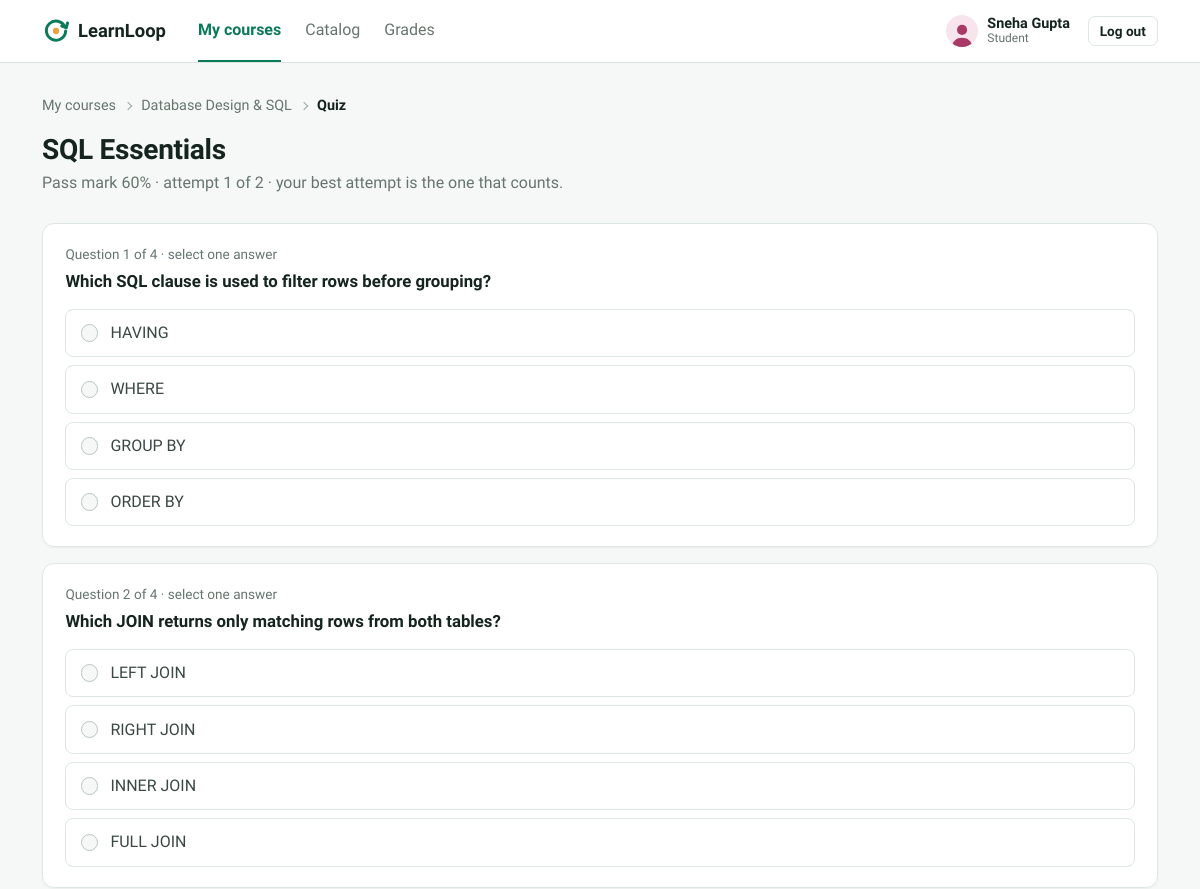
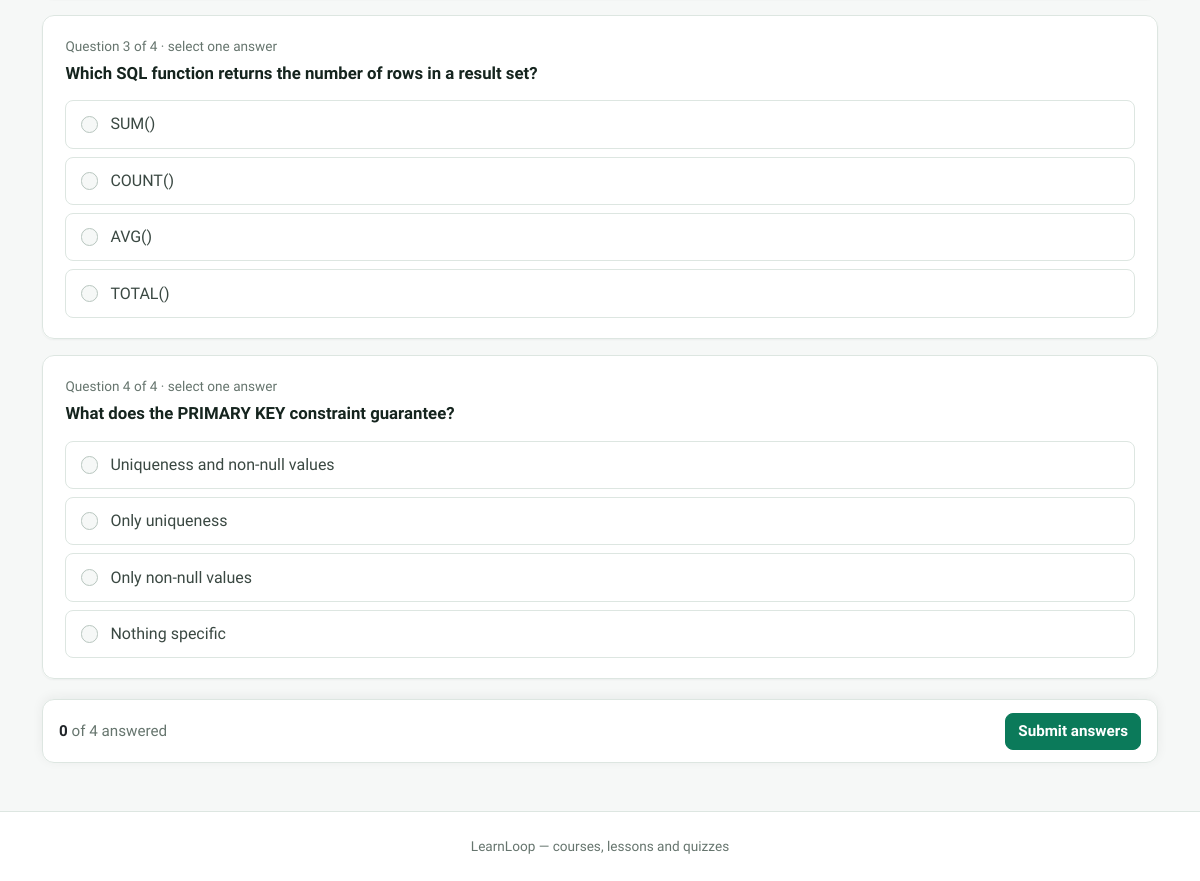
/index.php?route=student/quiz/take&course_id=4 (signed in), run on the app's committed database (2 pictures, top to bottom).
### tables this page shows
CREATE TABLE quizzes (
    id                    INT AUTO_INCREMENT PRIMARY KEY,
    course_id             INT NOT NULL,
    title                 VARCHAR(150) NOT NULL,
    pass_threshold_pct    INT NOT NULL DEFAULT 60,
    max_attempts          INT NOT NULL DEFAULT 2,
    created_at            TIMESTAMP NOT NULL DEFAULT CURRENT_TIMESTAMP,
    FOREIGN KEY (course_id) REFERENCES courses(id) ON DELETE CASCADE,
    UNIQUE KEY uniq_course_quiz (course_id)
);

CREATE TABLE quiz_questions (
    id                INT AUTO_INCREMENT PRIMARY KEY,
    quiz_id           INT NOT NULL,
    question_text     TEXT NOT NULL,
    question_type     ENUM('single','multi') NOT NULL DEFAULT 'single',
    sort_order        INT NOT NULL,
    FOREIGN KEY (quiz_id) REFERENCES quizzes(id) ON DELETE CASCADE,
    KEY idx_questions_quiz (quiz_id)
);

CREATE TABLE quiz_options (
    id                INT AUTO_INCREMENT PRIMARY KEY,
    question_id       INT NOT NULL,
    option_text       VARCHAR(255) NOT NULL,
    is_correct        TINYINT(1) NOT NULL DEFAULT 0,
    sort_order        INT NOT NULL,
    FOREIGN KEY (question_id) REFERENCES quiz_questions(id) ON DELETE CASCADE,
    KEY idx_options_question (question_id)
);

### app/controllers/StudentController.php (called while the page is built, shortened)
<?php
require_once __DIR__ . '/../models/Course.php';
require_once __DIR__ . '/../models/Enrollment.php';
require_once __DIR__ . '/../models/Quiz.php';
require_once __DIR__ . '/../models/QuizQuestion.php';
require_once __DIR__ . '/../models/QuizAttempt.php';
class StudentController
{
    private function enrolledCourseOrFail(int $courseId): array
    {
        $course = Course::find($courseId);
        if (!$course || !Enrollment::isEnrolled(Auth::id(), $courseId)) {
            http_response_code(404);
            require __DIR__ . '/../views/errors/404.php';
            exit;
        }
        return $course;
    }
    public function quizTake(): void
    {
        $course = $this->enrolledCourseOrFail((int)($_GET['course_id'] ?? 0));
        $quiz = Quiz::findByCourse((int)$course['id']);
        $attemptsUsed = QuizAttempt::countForStudent((int)$quiz['id'], Auth::id());
        $attemptsRemaining = (int)$quiz['max_attempts'] - $attemptsUsed;
        $questions = $attemptsRemaining > 0 ? QuizQuestion::byQuizWithOptions((int)$quiz['id']) : [];
        require __DIR__ . '/../views/student/quiz_take.php';
    }
}

### public/index.php (called while the page is built, shortened)
<?php
require_once __DIR__ . '/../core/helpers.php';
require_once __DIR__ . '/../core/Database.php';
require_once __DIR__ . '/../core/Auth.php';
require_once __DIR__ . '/../app/models/Course.php';
require_once __DIR__ . '/../app/models/Enrollment.php';
require_once __DIR__ . '/../app/models/Quiz.php';
require_once __DIR__ . '/../app/models/QuizQuestion.php';
require_once __DIR__ . '/../app/models/QuizOption.php';
require_once __DIR__ . '/../app/models/QuizAttempt.php';
require_once __DIR__ . '/../app/controllers/StudentController.php';
$router = new Router();
$router->get('login', fn() => (new AuthController())->showLogin());
$router->post('login', fn() => (new AuthController())->login());
$router->post('logout', fn() => (new AuthController())->logout());
$router->get('admin/dashboard', fn() => (new AdminController())->dashboard());
$router->get('admin/courses', fn() => (new AdminController())->courses());
$router->get('admin/courses/create', fn() => (new AdminController())->courseCreateForm());
$router->post('admin/courses/store', fn() => (new AdminController())->courseStore());
$router->get('admin/courses/edit', fn() => (new AdminController())->courseEditForm());
$router->post('admin/courses/update', fn() => (new AdminController())->courseUpdate());
$router->post('admin/courses/status', fn() => (new AdminController())->courseStatus());
$router->get('admin/users', fn() => (new AdminController())->users());
$router->get('admin/users/create', fn() => (new AdminController())->userCreateForm());
$router->post('admin/users/store', fn() => (new AdminController())->userStore());
$router->post('admin/users/status', fn() => (new AdminController())->userStatus());
$router->get('admin/analytics', fn() => (new AdminController())->analytics());
$router->get('instructor/dashboard', fn() => (new InstructorController())->dashboard());
$router->get('instructor/courses', fn() => (new InstructorController())->courses());
$router->get('instructor/courses/edit', fn() => (new InstructorController())->courseEditForm());
$router->post('instructor/courses/update', fn() => (new InstructorController())->courseUpdate());
$router->get('instructor/lessons', fn() => (new InstructorController())->lessons());
$router->get('instructor/lessons/create', fn() => (new InstructorController())->lessonCreateForm());
$router->post('instructor/lessons/store', fn() => (new InstructorController())->lessonStore());
$router->get('instructor/lessons/edit', fn() => (new InstructorController())->lessonEditForm());
$router->post('instructor/lessons/update', fn() => (new InstructorController())->lessonUpdate());
$router->post('instructor/lessons/delete', fn() => (new InstructorController())->lessonDelete());
$router->post('instructor/lessons/move', fn() => (new InstructorController())->lessonMove());
$router->get('instructor/quiz', fn() => (new InstructorController())->quiz());
$router->post('instructor/quiz/store', fn() => (new InstructorController())->quizStore());
$router->get('instructor/quiz/questions/create', fn() => (new InstructorController())->questionCreateForm());
$router->post('instructor/quiz/questions/store', fn() => (new InstructorController())->questionStore());
$router->get('instructor/quiz/questions/edit', fn() => (new InstructorController())->questionEditForm());
$router->post('instructor/quiz/questions/update', fn() => (new InstructorController())->questionUpdate());
$router->post('instructor/quiz/questions/delete', fn() => (new InstructorController())->questionDelete());
$router->get('instructor/gradebook', fn() => (new InstructorController())->gradebook());
$router->get('student/dashboard', fn() => (new StudentController())->dashboard());
$router->get('student/catalog', fn() => (new StudentController())->catalog());
$router->post('student/enroll', fn() => (new StudentController())->enroll());
$router->get('student/courses/view', fn() => (new StudentController())->courseView());
$router->get('student/lessons/view', fn() => (new StudentController())->lessonView());
$router->post('student/lessons/complete', fn() => (new StudentController())->lessonComplete());
$router->get('student/quiz/take', fn() => (new StudentController())->quizTake());
$router->post('student/quiz/submit', fn() => (new StudentController())->quizSubmit());
$router->get('student/quiz/result', fn() => (new StudentController())->quizResult());
$router->get('student/grades', fn() => (new StudentController())->grades());
$route = $_GET['route'] ?? '';
$router->dispatch($_SERVER['REQUEST_METHOD'], $route);

### core/Router.php (called while the page is built, shortened)
<?php
class Router
{
    private array $routes = ['GET' => [], 'POST' => []];
    public function get(string $route, callable $handler): void
    {
        $this->routes['GET'][$route] = $handler;
    }
    public function post(string $route, callable $handler): void
    {
        $this->routes['POST'][$route] = $handler;
    }
    public function dispatch(string $method, string $route): void
    {
        $handler = $this->routes[$method][$route] ?? null;
        try {
            $handler();
        } catch (Throwable $e) {
            error_log($e->getMessage());
            http_response_code(500);
            require __DIR__ . '/../app/views/errors/500.php';
        }
    }
}

### config/database.php (called while the page is built)
<?php
return [
    'host'     => '127.0.0.1',
    'port'     => 3306,
    'database' => 'learnloop',
    'username' => 'root',
    'password' => '',
    'charset'  => 'utf8mb4',
];

### core/Database.php (called while the page is built)
<?php
class Database
{
    private static ?PDO $instance = null;
    public static function connect(): PDO
    {
        if (self::$instance === null) {
            $config = require __DIR__ . '/../config/database.php';
            $dsn = sprintf(
                'mysql:host=%s;port=%d;dbname=%s;charset=%s',
                $config['host'],
                $config['port'],
                $config['database'],
                $config['charset']
            );
            self::$instance = new PDO($dsn, $config['username'], $config['password'], [
                PDO::ATTR_ERRMODE            => PDO::ERRMODE_EXCEPTION,
                PDO::ATTR_DEFAULT_FETCH_MODE => PDO::FETCH_ASSOC,
                PDO::ATTR_EMULATE_PREPARES   => false,
            ]);
        }
        return self::$instance;
    }
}

### app/models/Course.php (called while the page is built, shortened)
<?php
require_once __DIR__ . '/../../core/Database.php';
class Course
{
    private static function baseSelect(): string
    {
        return "SELECT c.*, u.name AS instructor_name,
                        (SELECT COUNT(*) FROM lessons l WHERE l.course_id = c.id) AS lesson_count,
                        (SELECT COUNT(*) FROM enrollments e WHERE e.course_id = c.id) AS enrollment_count
                 FROM courses c
                 JOIN users u ON u.id = c.instructor_id";
    }
    public static function find(int $id): ?array
    {
        $stmt = Database::connect()->prepare(self::baseSelect() . ' WHERE c.id = ?');
        $stmt->execute([$id]);
        return $stmt->fetch() ?: null;
    }
}

### core/Auth.php (called while the page is built, shortened)
<?php
require_once __DIR__ . '/Database.php';
class Auth
{
    public static function id(): ?int
    {
        return $_SESSION['user_id'] ?? null;
    }
}

### app/models/Enrollment.php (called while the page is built, shortened)
<?php
require_once __DIR__ . '/../../core/Database.php';
class Enrollment
{
    public static function isEnrolled(int $studentId, int $courseId): bool
    {
        $stmt = Database::connect()->prepare(
            'SELECT COUNT(*) FROM enrollments WHERE student_id = ? AND course_id = ?'
        );
        $stmt->execute([$studentId, $courseId]);
        return (int)$stmt->fetchColumn() > 0;
    }
}

### app/models/Quiz.php (called while the page is built, shortened)
<?php
require_once __DIR__ . '/../../core/Database.php';
class Quiz
{
    public static function findByCourse(int $courseId): ?array
    {
        $stmt = Database::connect()->prepare('SELECT * FROM quizzes WHERE course_id = ?');
        $stmt->execute([$courseId]);
        return $stmt->fetch() ?: null;
    }
}

### app/models/QuizAttempt.php (called while the page is built, shortened)
<?php
require_once __DIR__ . '/../../core/Database.php';
class QuizAttempt
{
    public static function countForStudent(int $quizId, int $studentId): int
    {
        $stmt = Database::connect()->prepare(
            'SELECT COUNT(*) FROM quiz_attempts WHERE quiz_id = ? AND student_id = ?'
        );
        $stmt->execute([$quizId, $studentId]);
        return (int)$stmt->fetchColumn();
    }
}

### app/models/QuizQuestion.php (called while the page is built, shortened)
<?php
require_once __DIR__ . '/../../core/Database.php';
require_once __DIR__ . '/QuizOption.php';
class QuizQuestion
{
    public static function byQuiz(int $quizId): array
    {
        $stmt = Database::connect()->prepare('SELECT * FROM quiz_questions WHERE quiz_id = ? ORDER BY sort_order');
        $stmt->execute([$quizId]);
        return $stmt->fetchAll();
    }
    public static function byQuizWithOptions(int $quizId): array
    {
        $questions = self::byQuiz($quizId);
        foreach ($questions as &$q) {
            $q['options'] = QuizOption::byQuestion((int)$q['id']);
        }
        return $questions;
    }
}

### app/models/QuizOption.php (called while the page is built, shortened)
<?php
require_once __DIR__ . '/../../core/Database.php';
class QuizOption
{
    public static function byQuestion(int $questionId): array
    {
        $stmt = Database::connect()->prepare('SELECT * FROM quiz_options WHERE question_id = ? ORDER BY sort_order');
        $stmt->execute([$questionId]);
        return $stmt->fetchAll();
    }
}

### app/views/student/quiz_take.php (the view, shortened to what this page needs)
<?php $pageTitle = $quiz['title']; require __DIR__ . '/../partials/header.php'; require __DIR__ . '/../partials/navbar.php'; ?>
<?php
require __DIR__ . '/../partials/breadcrumbs.php';
?>
<div class="ll-page-head">
    <div>
        <h1 class="ll-page-title"><?= e($quiz['title']) ?></h1>
        <p class="ll-page-sub">Pass mark <?= (int)$quiz['pass_threshold_pct'] ?>%<?= $attemptsRemaining > 0 ? ' · attempt ' . ($attemptsUsed + 1) . ' of ' . (int)$quiz['max_attempts'] : '' ?> · your best attempt is the one that counts.</p>
    </div>
</div>
<?php if ($attemptsRemaining <= 0): ?>
    <div class="card"><div class="ll-empty">
        <strong>You've used all <?= (int)$quiz['max_attempts'] ?> attempts</strong>
        Your best score is the one that counts.
        <div class="mt-3"><a href="/index.php?route=student/courses/view&id=<?= (int)$course['id'] ?>" class="btn btn-outline-primary">Back to the course</a></div>
    </div></div>
<?php elseif (empty($questions)): ?>
    <div class="card"><div class="ll-empty"><strong>No questions yet</strong>The instructor hasn't added questions to this quiz.</div></div>
<?php else: ?>
    <form method="POST" action="/index.php?route=student/quiz/submit" id="quiz-form">
        <?php foreach ($questions as $i => $q): ?>
            <fieldset class="ll-question-card">
                <div class="ll-q-label">Question <?= $i + 1 ?> of <?= count($questions) ?> · <?= $q['question_type'] === 'multi' ? 'select all that apply' : 'select one answer' ?></div>
                <div class="ll-q-text"><?= e($q['question_text']) ?></div>
                <?php foreach ($q['options'] as $opt): ?>
                    <label class="ll-option" for="opt<?= (int)$opt['id'] ?>">
                        <?php if ($q['question_type'] === 'multi'): ?>
                            <input class="form-check-input" type="checkbox" name="answers[<?= (int)$q['id'] ?>][]" value="<?= (int)$opt['id'] ?>" id="opt<?= (int)$opt['id'] ?>">
                        <?php else: ?>
                            <input class="form-check-input" type="radio" name="answers[<?= (int)$q['id'] ?>]" value="<?= (int)$opt['id'] ?>" id="opt<?= (int)$opt['id'] ?>">
                        <?php endif; ?>
                        <span><?= e($opt['option_text']) ?></span>
                    </label>
                <?php endforeach; ?>
            </fieldset>
        <?php endforeach; ?>
        <div class="ll-submit-bar">
            <span class="ll-answered"><strong class="text-body tnum" id="answered-count">0</strong> of <?= count($questions) ?> answered</span>
            <button type="submit" class="btn btn-primary">Submit answers</button>
        </div>
    </form>
<?php endif; ?>
<?php require __DIR__ . '/../partials/footer.php'; ?>

### data on the page
quizzes: title "SQL Essentials", pass_threshold_pct "60", max_attempts "2"
quiz_questions: count($questions) "4", question_type "select one answer", question_text "Which SQL clause is used to filter rows before grouping?"
quiz_options: option_text "HAVING"
quiz_options: option_text "WHERE"
quiz_options: option_text "GROUP BY"
quiz_options: option_text "ORDER BY"
quiz_questions: count($questions) "4", question_type "select one answer", question_text "Which JOIN returns only matching rows from both tables?"
quiz_options: option_text "LEFT JOIN"
quiz_options: option_text "RIGHT JOIN"
quiz_options: option_text "INNER JOIN"
quiz_options: option_text "FULL JOIN"
quiz_questions: count($questions) "4", question_type "select one answer", question_text "Which SQL function returns the number of rows in a result set?"
quiz_options: option_text "SUM()"
quiz_options: option_text "COUNT()"
quiz_options: option_text "AVG()"
quiz_options: option_text "TOTAL()"
quiz_questions: count($questions) "4", question_type "select one answer", question_text "What does the PRIMARY KEY constraint guarantee?"
quiz_options: option_text "Uniqueness and non-null values"
quiz_options: option_text "Only uniqueness"
quiz_options: option_text "Only non-null values"
quiz_options: option_text "Nothing specific"

### other printed values
$label "My courses"
$label "Catalog"
$label "Grades"
Auth::name() "Sneha Gupta"
$roleLabel "Student"
$label "Database Design & SQL"
$label "Quiz"
$attemptsUsed + 1 "1"
count($questions) "4"
